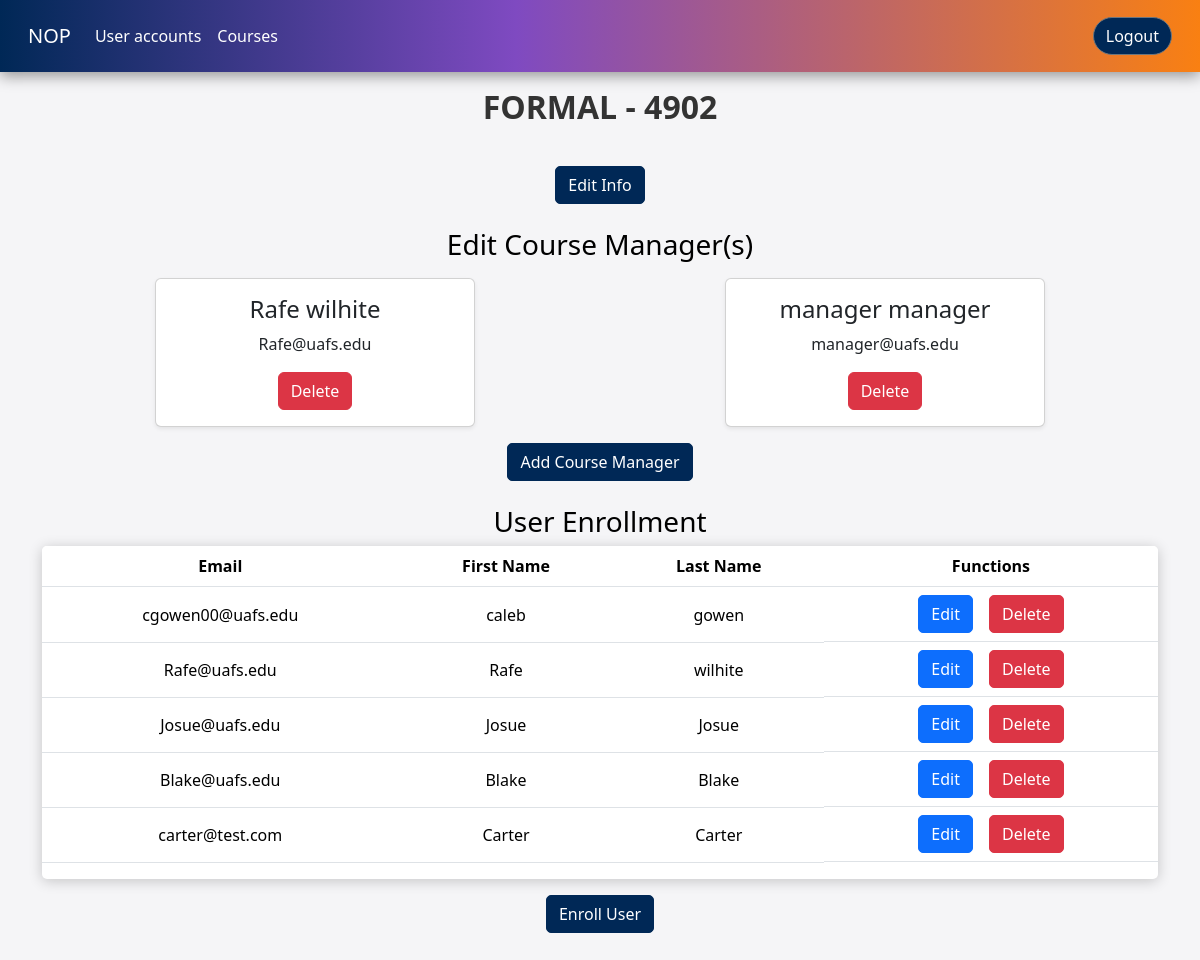
The app's page /src/web/admin/adminEditCourse.php?courseID=1 (signed in) with its own data.
### tables this page shows
CREATE TABLE IF NOT EXISTS COURSE(
    COURSEID INT AUTO_INCREMENT PRIMARY KEY,
    COURSENAME VARCHAR(50),
    COURSENUMBER INT 
);

CREATE TABLE IF NOT EXISTS ENROLLMENT(
    ENROLLMENTID INT AUTO_INCREMENT PRIMARY KEY,
    ACCOUNTID INT NOT NULL,
    COURSEID INT NOT NULL,
    ISMANAGER BOOLEAN NOT NULL,
    FOREIGN KEY (ACCOUNTID) REFERENCES ACCOUNT(ACCOUNTID) ON DELETE CASCADE,
    FOREIGN KEY (COURSEID) REFERENCES COURSE(COURSEID) ON DELETE CASCADE
);

CREATE TABLE IF NOT EXISTS ACCOUNT(
    ACCOUNTID INT AUTO_INCREMENT PRIMARY KEY,
    EMAIL VARCHAR(20) NOT NULL UNIQUE,
    PASSWORD VARCHAR(128) NOT NULL,
    USERFNAME VARCHAR(50),
    USERLNAME VARCHAR(50),
    USERTYPE ENUM('STUDENT','ADMIN','COURSEMANAGER') NOT NULL
);

### src/dao/AbstractDAO.php (called while the page is built, shortened)
<?php
require_once 'DatabaseConnection.php';
abstract class AbstractDAO {
    public function __construct()
    {
        $dbc = new DatabaseConnection();
        $mdb = $dbc->getConnection();
        $this->connection = $mdb->connect();
    }
}
?>

### src/dao/DatabaseConnection.php (called while the page is built, shortened)
<?php
class MariaDBConnection extends AbstractDatabaseConnection {
    private static $connection;
    public function connect() {
        if (!self::$connection) {
            self::$connection = new mysqli($this->host, $this->username, $this->password, $this->database);
        }
        return self::$connection;
    }
}
class DatabaseConnection {
    private static $connection;
    public static function getConnection() {
        if (!self::$connection) {
            self::$connection = new MariaDBConnection();
        }
        return self::$connection;
    }
}
?>

### src/dao/CourseDAO.php (called while the page is built, shortened)
<?php
require_once "AbstractDAO.php";
class CourseDAO extends AbstractDAO{
    public function findById($id){
        $stmt = $this->connection->prepare("SELECT * FROM COURSE WHERE COURSEID = ?");
        $stmt->bind_param("i", $id);
        $stmt->execute();
        $result = $stmt->get_result();
        $row = $result->fetch_assoc();
        return $row;
    }
}
?>

### src/dao/EnrollmentDAO.php (called while the page is built, shortened)
<?php
require_once "AbstractDAO.php";
Class EnrollmentDAO extends AbstractDAO{
    public function getCourseStudents($id){
        $stmt = $this->connection->prepare("SELECT * FROM ENROLLMENT E JOIN ACCOUNT A ON E.ACCOUNTID = A.ACCOUNTID WHERE E.COURSEID = ? AND E.ISMANAGER = FALSE");
        $stmt->bind_param("i",$id);
        $stmt->execute();
        $result = $stmt->get_result();
        return $result;
    }
    public function getCourseManagers($id){
        $stmt = $this->connection->prepare("SELECT * FROM ENROLLMENT E JOIN ACCOUNT A ON E.ACCOUNTID = A.ACCOUNTID WHERE E.COURSEID = ? AND E.ISMANAGER = TRUE");
        $stmt->bind_param("i",$id);
        $stmt->execute();
        $result = $stmt->get_result();
        return $result;
    }
}
?>

### src/web/admin/adminEditCourse.php (the view, shortened to what this page needs)
<?php
include_once "../../dao/EnrollmentDAO.php";
include_once "../../dao/CourseDAO.php";
$enrollmentDAO = new EnrollmentDAO();
$courseDAO = new CourseDAO();
$courseID = $_GET['courseID'];
$course = $courseDAO->findById($courseID);
?>
<!DOCTYPE html>
<html>
    <head>
        <link href="https://cdn.jsdelivr.net/npm/bootstrap@5.3.3/dist/css/bootstrap.min.css" rel="stylesheet"
>
        <link rel="stylesheet" href="../style/style.css">
    </head>
    <?php include_once "adminNavbar.php";?>
          <div class="container text-center ">
            <h1 class="mt-3"><?php echo $course["COURSENAME"]." - ".$course["COURSENUMBER"]; ?></h1>
                <form action="adminEditCourseDetails.php" method="GET">
                    <button type="submit" class="btn btn-primary admin-courseButton">Edit Info</button>
                </form>
                <div class="mt-4">
                <h3 class="admin-courseText">Edit Course Manager(s)</h3>
                <?php $i = 0;
                $managers = $enrollmentDAO->getCourseManagers($courseID);
                echo '<div class="row mt-3">';
                foreach($managers as $manager){
                    echo '
                    <div class="col card shadow-sm mx-auto" style="max-width: 20rem;">
                        <div class="card-body">
                          <h4 class="card-title">'.$manager['USERFNAME'].' '.$manager['USERLNAME'].'</h4>
                          <p class="card-text">'.$manager['EMAIL'].'</p>
                          <form action="adminRemoveCourseUser.php" method="GET">
                            <input type="hidden" name="accountID" id="accountID" value="'.$manager['ACCOUNTID'].'">
                            <input type="hidden" name="courseID" id="courseID" value="'.$courseID.'">
                            <button type="submit" class="btn btn-danger">Delete</button>
                        </form>
                        </div>
                      </div>
                    ';
                }
                echo '</div>';
                ?>
                <form action="adminAddCourseManager.php" method="GET">
                    <button type="submit" class="btn btn-primary mt-3 admin-courseButton">Add Course Manager</button>
                </form>
            </div>
            <div class="mt-4">
                <h3 class="admin-courseText">User Enrollment</h3>
                <div class="tableFixHead admin-table">
                    <table class="table table-hover align-middle tableFixHead">
                        <thead >
                            <tr >
                                <th>Email</th>
                                <th>First Name</th>
                                <th>Last Name</th>
                                <th>Functions</th>
                            </tr>
                        </thead>
                        <tbody>
                            <?php
                                $students = $enrollmentDAO->getCourseStudents($courseID);
                                foreach($students as $student){
                                    echo'
                                    <tr>
                                        <td>'.$student["EMAIL"].'</td>
                                        <td>'.$student["USERFNAME"].'</td>
                                        <td>'.$student["USERLNAME"].'</td>
                                        <td class="d-flex justify-content-center">
                                            <form action="adminEditUserFromCourse.php" method="GET" class="me-3">
                                                <input type="hidden" name="accountID" id="accountID" value="'.$student['ACCOUNTID'].'">
                                                <input type="hidden" name="courseID" id="courseID" value="'.$courseID.'">
                                                <button type="submit" class="btn btn-primary" style="border-radius: 5px;">Edit</button>
                                            </form>
                                            <form action="adminRemoveCourseUser.php" method="GET" class="">
                                                <input type="hidden" name="accountID" id="accountID" value="'.$student['ACCOUNTID'].'">
                                                <input type="hidden" name="courseID" id="courseID" value="'.$courseID.'">
                                                <button type="submit" class="btn btn-danger" style="border-radius: 5px;">Delete</button>
                                            </form>
                                        </td>
                                    </tr>
                                    ';
                                }
                            ?>
                        </tbody>
                    </table>
                </div>
                <form action="adminEnrollUser.php" method="GET" class="mb-5">
                    <button type="submit" class="btn btn-primary mt-3 admin-courseButton">Enroll User</button>
                </form>
            </div>
          </div>
    </body>
</html>

### src/web/style/style.css (style rules this page uses)
:root { --page-background: #f5f5f7; --branding-grad: linear-gradient(90deg, #002856 0%, rgba(127, 74, 193, 1) 43%, #f98012 100%); --branding-grad-reverse: linear-gradient(90deg, #f98012 0%, rgba(127, 74, 193, 1) 43%, #002856 100%); }
h1 { text-align: center; font-size: 2rem; font-weight: bold; color: #333; margin-top: 2rem; }
.tableFixHead { overflow-y: auto; max-height: 400px; }
.tableFixHead thead th { position: sticky; top: 0; z-index: 1; }
table { border-collapse: collapse; width: 100%; }
.admin-courseButton { margin-top: 2em; background-color: #002856; border-radius: 5px; border-color: #002856; }
.admin-courseText { color: black; }
.admin-table { background: white; border-radius: 5px; box-shadow: 0 2px 14px rgba(0, 0, 0, 0.2); max-height: 600px; }

### records on screen
course: COURSENAME "FORMAL", COURSENUMBER "4902"
enrollment: ACCOUNTID.USERFNAME "Rafe", ACCOUNTID.USERLNAME "wilhite", ACCOUNTID.EMAIL "Rafe@uafs.edu"
enrollment: ACCOUNTID.USERFNAME "manager", ACCOUNTID.USERLNAME "manager", ACCOUNTID.EMAIL "manager@uafs.edu"
enrollment: ACCOUNTID.EMAIL "cgowen00@uafs.edu", ACCOUNTID.USERFNAME "caleb", ACCOUNTID.USERLNAME "gowen"
enrollment: ACCOUNTID.EMAIL "Rafe@uafs.edu", ACCOUNTID.USERFNAME "Rafe", ACCOUNTID.USERLNAME "wilhite"
enrollment: ACCOUNTID.EMAIL "Josue@uafs.edu", ACCOUNTID.USERFNAME "Josue", ACCOUNTID.USERLNAME "Josue"
enrollment: ACCOUNTID.EMAIL "Blake@uafs.edu", ACCOUNTID.USERFNAME "Blake", ACCOUNTID.USERLNAME "Blake"
enrollment: ACCOUNTID.EMAIL "carter@test.com", ACCOUNTID.USERFNAME "Carter", ACCOUNTID.USERLNAME "Carter"
